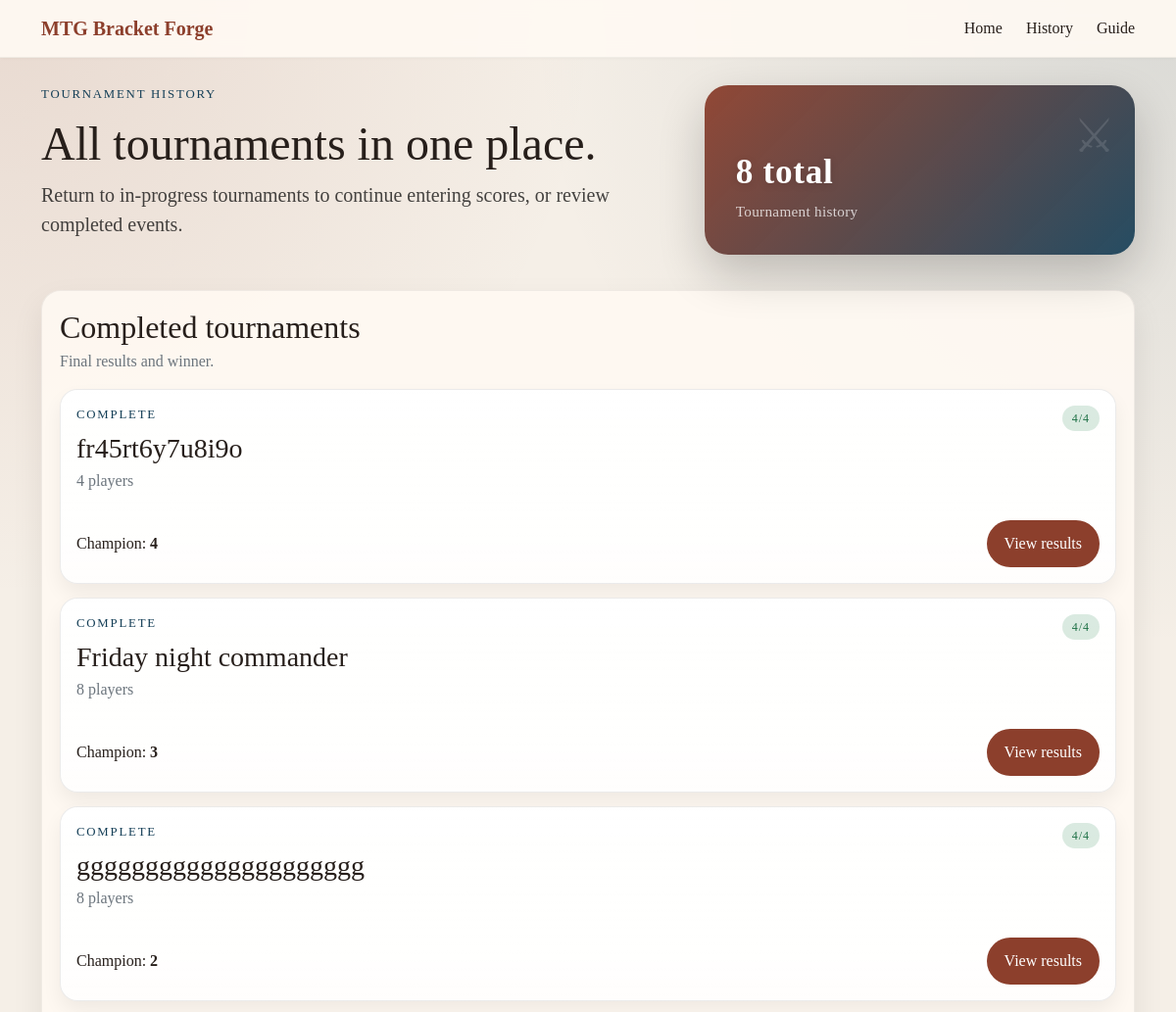
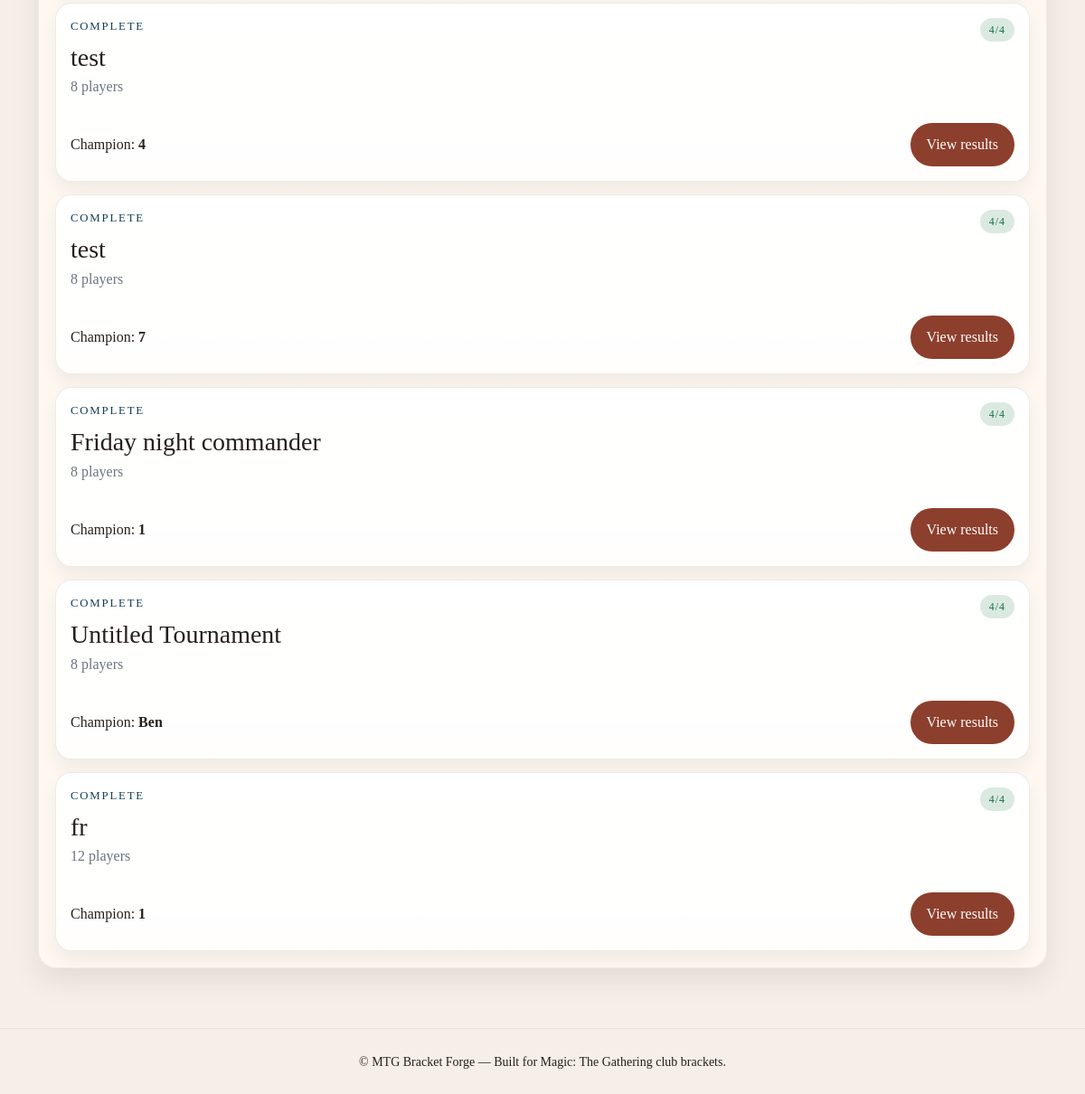
The app's page /tournaments/history with its own data (2 pictures, top to bottom).
### tables this page shows
CREATE TABLE tournaments (
                id INTEGER PRIMARY KEY AUTOINCREMENT,
                name TEXT NOT NULL,
                player_count INTEGER NOT NULL,
                player_names_json TEXT NOT NULL,
                pairing_order_json TEXT NOT NULL,
                round_scores_json TEXT NOT NULL DEFAULT '{}',
                finals_scores_json TEXT NOT NULL DEFAULT '{}',
                status TEXT NOT NULL DEFAULT 'in progress',
                champion_name TEXT,
                created_at TEXT NOT NULL DEFAULT (datetime('now')),
                updated_at TEXT NOT NULL DEFAULT (datetime('now'))
            , edit_history_json TEXT NOT NULL DEFAULT '[]');

### app.py (the view)
@app.route('/tournaments/history')
def history():
    tournaments = list_all_tournaments()
    active_tournaments = [t for t in tournaments if t['status'] != 'complete']
    completed_tournaments = [t for t in tournaments if t['status'] == 'complete']
    return render_template(
        'history.html',
        active_tournaments=active_tournaments,
        completed_tournaments=completed_tournaments,
        total_tournaments=len(tournaments),
    )

### app.py (called while the page is built)
@app.context_processor
def inject_site_name():
    return {"site_name": "MTG Bracket Forge"}

@app.after_request
def add_no_store_headers(response):
    content_type = response.headers.get("Content-Type", "")
    if content_type.startswith("text/html"):
        response.headers["Cache-Control"] = "no-store, no-cache, must-revalidate, max-age=0"
        response.headers["Pragma"] = "no-cache"
        response.headers["Expires"] = "0"
    return response

def get_db_connection():
    conn = sqlite3.connect(DB_PATH)
    conn.row_factory = sqlite3.Row
    return conn

def normalize_round_scores(raw_scores):
    normalized = {}
    for round_number, pods in (raw_scores or {}).items():
        round_key = int(round_number)
        normalized[round_key] = {}
        for pod_number, player_scores in (pods or {}).items():
            pod_key = int(pod_number)
            normalized[round_key][pod_key] = {}
            for slot_number, score_entry in (player_scores or {}).items():
                normalized[round_key][pod_key][int(slot_number)] = score_entry
    return normalized

def deserialize_tournament(row):
    if row is None:
        return None
    edit_history = []
    if "edit_history_json" in row.keys() and row["edit_history_json"]:
        edit_history = json.loads(row["edit_history_json"])
    return {
        "id": row["id"],
        "name": row["name"],
        "player_count": row["player_count"],
        "player_names": json.loads(row["player_names_json"]),
        "pairing_order": json.loads(row["pairing_order_json"]),
        "round_scores": normalize_round_scores(json.loads(row["round_scores_json"])),
        "edit_history": edit_history,
        "status": row["status"],
        "champion_name": row["champion_name"],
    }

def list_all_tournaments():
    with get_db_connection() as conn:
        rows = conn.execute(
            "SELECT * FROM tournaments ORDER BY id DESC"
        ).fetchall()
    tournaments = []
    for row in rows:
        tournament = deserialize_tournament(row)
        tournaments.append(enrich_tournament(tournament, persist=False))
    return tournaments

def initialize_stats(player_names):
    return {
        name: {
            "name": name,
            "wins": 0,
            "points": 0,
            "rounds_played": 0,
            "opponents": [],
            "opponent_match_win_pct": 0.0,
        }
        for name in player_names
    }

### templates/history.html (shortened to what this page needs)
{% extends 'base.html' %}
{% block hero %}
<section class="sr-hero">
    <div class="container hero-grid">
        <div>
            <p class="sr-kicker">Tournament history</p>
            <h1 class="display-5">All tournaments in one place.</h1>
            <p class="lead">Return to in-progress tournaments to continue entering scores, or review completed events.</p>
        </div>
        <div class="sr-hero-card">
            <div>
                <h2>{{ total_tournaments }} total</h2>
                <p>Tournament history</p>
            </div>
        </div>
    </div>
</section>
{% endblock %}
{% block content %}
    <div class="row g-4">
        {% if completed_tournaments %}
        <div class="col-12">
            <section class="sr-card bracket-panel">
                <div class="mb-3">
                    <h2 class="mb-1">Completed tournaments</h2>
                    <p class="text-muted mb-0">Final results and winner.</p>
                </div>
                <div class="dashboard-grid">
                    {% for tournament in completed_tournaments %}
                        <article class="tournament-card">
                            <div class="d-flex justify-content-between align-items-start gap-3">
                                <div>
                                    <p class="sr-kicker mb-2">{{ tournament.status }}</p>
                                    <h3 class="mb-1">{{ tournament.name }}</h3>
                                    <p class="text-muted mb-0">{{ tournament.player_count }} players</p>
                                </div>
                                <span class="status-pill status-complete">4/4</span>
                            </div>
                            <div class="mt-3 d-flex justify-content-between align-items-center gap-3 flex-wrap">
                                <p class="mb-0">{% if tournament.champion_name %}Champion: <strong>{{ tournament.champion_name }}</strong>{% else %}Top 4 finalists from standings{% endif %}</p>
                                <a class="sr-cta btn" href="{{ url_for('tournament_detail', tournament_id=tournament.id) }}">View results</a>
                            </div>
                        </article>
                    {% endfor %}
                </div>
            </section>
        </div>
        {% endif %}
    </div>
{% endblock %}

### static/css/silkroad.css (style rules this page uses)
:root { --sr-primary:#8c3f2c; --sr-secondary:#153f57; --sr-accent:#d29a3a; --sr-bg:#f5efe7; --sr-panel:#fffaf3; --sr-text:#271f1b; --sr-muted:#6d5f54; }
* { box-sizing:border-box; }
body { font-family:Georgia,'Times New Roman',serif;background: radial-gradient(circle at top left, rgba(140,63,44,0.12), transparent 24%), radial-gradient(circle at top right, rgba(21,63,87,0.12), transparent 26%), var(--sr-bg);color:var(--sr-text); }
.sr-cta { background:var(--sr-primary);color:#fff;padding:12px 18px;border-radius:999px;text-decoration:none;border:none }
.sr-hero { padding:28px 0 12px; }
.hero-grid { display:grid;grid-template-columns:1.5fr 1fr;gap:18px;align-items:stretch; }
.sr-kicker { letter-spacing:.14em;text-transform:uppercase;font-size:.8rem;color:var(--sr-secondary);margin-bottom:.75rem; }
.sr-hero .lead { color:rgba(0,0,0,0.72);max-width:58ch; }
.sr-hero-card { display:flex;flex-direction:column;align-items:flex-start;justify-content:flex-end;min-height:100%;padding:32px;border-radius:24px;background:linear-gradient(135deg, rgba(140,63,44,.95), rgba(21,63,87,.92));color:#fff;box-shadow:0 20px 48px rgba(0,0,0,.2);position:relative;overflow:hidden; }
.sr-hero-card::before { content:'⚔';position:absolute;top:16px;right:20px;font-size:48px;opacity:.12; }
.sr-hero-card h2 { margin:0 0 4px 0;font-size:2.2rem;font-weight:700;letter-spacing:.02em;text-shadow:0 2px 8px rgba(0,0,0,.15); }
.sr-hero-card p { margin:8px 0 0 0;color:rgba(255,255,255,.75);font-size:.95rem;letter-spacing:.02em;position:relative;z-index:1; }
.sr-card { background:rgba(255,250,243,0.88);border-radius:20px;padding:18px;box-shadow:0 14px 32px rgba(0,0,0,0.08);margin-bottom:18px;border:1px solid rgba(0,0,0,0.06) }
.bracket-panel { overflow:hidden; }
.dashboard-grid { display:grid;gap:14px; }
.tournament-card { display:grid;gap:12px;padding:16px;border-radius:18px;border:1px solid rgba(0,0,0,0.08);background:linear-gradient(180deg, rgba(255,255,255,.95), rgba(255,255,255,.86));box-shadow:0 10px 20px rgba(0,0,0,.06); }
.status-pill { display:inline-flex;align-items:center;padding:4px 10px;border-radius:999px;background:rgba(21,63,87,0.14);color:var(--sr-secondary);font-size:.75rem;letter-spacing:.08em;text-transform:uppercase; }
.status-complete { background:rgba(28,123,72,0.16);color:#1b6f43; }

### records on screen
tournaments: status "COMPLETE", name "fr45rt6y7u8i9o", player_count "4", champion_name "4"
tournaments: status "COMPLETE", name "Friday night commander", player_count "8", champion_name "3"
tournaments: status "COMPLETE", name "ggggggggggggggggggggg", player_count "8", champion_name "2"
tournaments: status "COMPLETE", name "test", player_count "8", champion_name "4"
tournaments: status "COMPLETE", name "test", player_count "8", champion_name "7"
tournaments: status "COMPLETE", name "Friday night commander", player_count "8", champion_name "1"
tournaments: status "COMPLETE", name "Untitled Tournament", player_count "8", champion_name "Ben"
tournaments: status "COMPLETE", name "fr", player_count "12", champion_name "1"

### other values on screen
{{ site_name }} "MTG Bracket Forge"
{{ total_tournaments }} "8"
